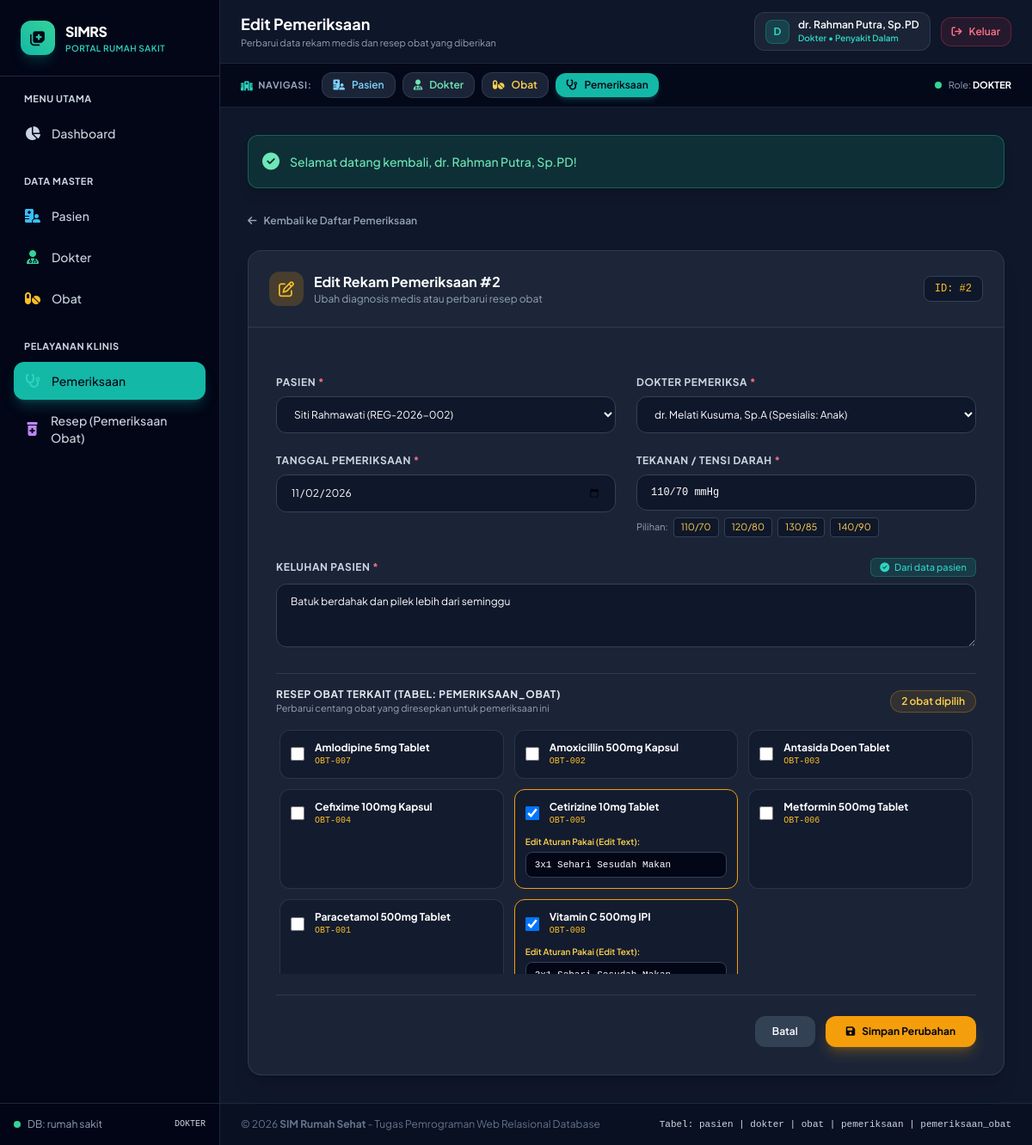
Page /tugas_obat/pemeriksaan_edit.php?id=2 (signed in) on the committed database.
### tables this page shows
CREATE TABLE `pemeriksaan` (
  `id` int(5) NOT NULL AUTO_INCREMENT,
  `id_pasien` int(5) NOT NULL,
  `id_dokter` int(5) NOT NULL,
  `tgl_periksa` date NOT NULL,
  `keluhan` varchar(255) NOT NULL,
  `tensi_darah` varchar(255) NOT NULL,
  PRIMARY KEY (`id`),
  KEY `id_pasien` (`id_pasien`),
  KEY `id_dokter` (`id_dokter`),
  CONSTRAINT `fk_pemeriksaan_pasien` FOREIGN KEY (`id_pasien`) REFERENCES `pasien` (`id`) ON DELETE CASCADE ON UPDATE CASCADE,
  CONSTRAINT `fk_pemeriksaan_dokter` FOREIGN KEY (`id_dokter`) REFERENCES `dokter` (`id`) ON DELETE CASCADE ON UPDATE CASCADE
);

CREATE TABLE `pasien` (
  `id` int(5) NOT NULL AUTO_INCREMENT,
  `no_registrasi` varchar(255) NOT NULL,
  `nama_pasien` varchar(255) NOT NULL,
  `alamat` varchar(255) NOT NULL,
  `tgl_lahir` date NOT NULL,
  `keluhan` varchar(255) NOT NULL DEFAULT '',
  `tensi_darah` varchar(255) NOT NULL DEFAULT '',
  PRIMARY KEY (`id`)
);

CREATE TABLE `dokter` (
  `id` int(5) NOT NULL AUTO_INCREMENT,
  `username` varchar(255) NOT NULL,
  `password` varchar(255) NOT NULL,
  `nama_dokter` varchar(255) NOT NULL,
  `alamat` varchar(255) NOT NULL,
  `tgl_lahir` date NOT NULL,
  `jenis` varchar(255) NOT NULL,
  `spesialis` varchar(255) NOT NULL,
  PRIMARY KEY (`id`),
  UNIQUE KEY `username` (`username`)
);

CREATE TABLE `obat` (
  `id` int(5) NOT NULL AUTO_INCREMENT,
  `kode_obat` varchar(255) NOT NULL,
  `nama_obat` varchar(255) NOT NULL,
  PRIMARY KEY (`id`),
  UNIQUE KEY `kode_obat` (`kode_obat`)
);

### tugas_obat/pemeriksaan_edit.php (the view, shortened to what this page needs)
<?php
include __DIR__ . '/header.php';
$id = (int)($_GET['id'] ?? 0);
$q = mysqli_query($koneksi, "SELECT * FROM pemeriksaan WHERE id = $id");
$periksa = mysqli_fetch_assoc($q);
$q_selected_obat = mysqli_query($koneksi, "SELECT id_id_obat, aturan_pakai FROM pemeriksaan_obat WHERE id_pemeriksaan = $id");
$selected_obat_ids = [];
$selected_obat_aturan = [];
while ($row = mysqli_fetch_assoc($q_selected_obat)) {
    $selected_obat_ids[] = $row['id_id_obat'];
    $selected_obat_aturan[$row['id_id_obat']] = $row['aturan_pakai'];
}
$pasien_list = mysqli_query($koneksi, "SELECT id, no_registrasi, nama_pasien, alamat, keluhan, tensi_darah FROM pasien ORDER BY nama_pasien ASC");
$dokter_list = mysqli_query($koneksi, "SELECT id, nama_dokter, spesialis FROM dokter ORDER BY nama_dokter ASC");
$obat_list   = mysqli_query($koneksi, "SELECT id, kode_obat, nama_obat FROM obat ORDER BY nama_obat ASC");
?>
<div class="max-w-4xl mx-auto space-y-6">
    <div>
        <a href="pemeriksaan.php" class="inline-flex items-center gap-2 text-xs font-semibold text-slate-400 hover:text-white transition-colors">
            <i class="fa-solid fa-arrow-left"></i>
            <span>Kembali ke Daftar Pemeriksaan</span>
        </a>
    </div>
    <div class="bg-slate-800/80 border border-slate-700/80 rounded-2xl shadow-xl overflow-hidden">
        <div class="p-6 border-b border-slate-700/80 bg-slate-800/50 flex items-center justify-between">
            <div class="flex items-center gap-3">
                <div class="w-10 h-10 rounded-xl bg-amber-500/20 text-amber-400 flex items-center justify-center text-lg">
                    <i class="fa-regular fa-pen-to-square"></i>
                </div>
                <div>
                    <h3 class="text-base font-bold text-white">Edit Rekam Pemeriksaan #<?= $periksa['id'] ?></h3>
                    <p class="text-xs text-slate-400">Ubah diagnosis medis atau perbarui resep obat</p>
                </div>
            </div>
            <span class="text-xs bg-slate-900 border border-slate-700 text-amber-400 px-3 py-1.5 rounded-lg font-mono">
                ID: #<?= $periksa['id'] ?>
            </span>
        </div>
        <form action="pemeriksaan_action.php?aksi=edit" method="POST" class="p-6 md:p-8 space-y-6">
            <div class="grid grid-cols-1 md:grid-cols-2 gap-6">
                <div>
                    <label class="block text-xs font-bold uppercase tracking-wider text-slate-300 mb-2">
                        Pasien <span class="text-rose-400">*</span>
                    </label>
                    <select name="id_pasien" id="id_pasien" required onchange="syncEditPasien()"
                            class="w-full px-4 py-3 bg-slate-900 border border-slate-700 rounded-xl text-white text-xs focus:ring-2 focus:ring-amber-500 focus:outline-none">
                        <?php while ($p = mysqli_fetch_assoc($pasien_list)): ?>
                            <option value="<?= $p['id'] ?>"
                                    data-keluhan="<?= htmlspecialchars($p['keluhan']) ?>"
                                    data-tensi="<?= htmlspecialchars($p['tensi_darah']) ?>"
                                    <?= ($p['id'] == $periksa['id_pasien']) ? 'selected' : '' ?>>
                                <?= htmlspecialchars($p['nama_pasien']) ?> (<?= htmlspecialchars($p['no_registrasi']) ?>)
                            </option>
                        <?php endwhile; ?>
                    </select>
                </div>
                <div>
                    <label class="block text-xs font-bold uppercase tracking-wider text-slate-300 mb-2">
                        Dokter Pemeriksa <span class="text-rose-400">*</span>
                    </label>
                    <select name="id_dokter" id="id_dokter" required
                            class="w-full px-4 py-3 bg-slate-900 border border-slate-700 rounded-xl text-white text-xs focus:ring-2 focus:ring-amber-500 focus:outline-none">
                        <?php while ($d = mysqli_fetch_assoc($dokter_list)): ?>
                            <option value="<?= $d['id'] ?>" <?= ($d['id'] == $periksa['id_dokter']) ? 'selected' : '' ?>>
                                <?= htmlspecialchars($d['nama_dokter']) ?> (Spesialis: <?= htmlspecialchars($d['spesialis']) ?>)
                            </option>
                        <?php endwhile; ?>
                    </select>
                </div>
            </div>
            <div class="grid grid-cols-1 md:grid-cols-2 gap-6">
                <div>
                    <label class="block text-xs font-bold uppercase tracking-wider text-slate-300 mb-2">
                        Tanggal Pemeriksaan <span class="text-rose-400">*</span>
                    </label>
                    <input type="date" name="tgl_periksa" value="<?= $periksa['tgl_periksa'] ?>" required
                           class="w-full px-4 py-3 bg-slate-900 border border-slate-700 rounded-xl text-white text-xs focus:ring-2 focus:ring-amber-500 focus:outline-none">
                </div>
                <div>
                    <label class="block text-xs font-bold uppercase tracking-wider text-slate-300 mb-2">
                        Tekanan / Tensi Darah <span class="text-rose-400">*</span>
                    </label>
                    <div class="space-y-2">
                        <input type="text" name="tensi_darah" id="tensi_darah" value="<?= htmlspecialchars($periksa['tensi_darah']) ?>" required
                               class="w-full px-4 py-3 bg-slate-900 border border-slate-700 rounded-xl text-white text-xs font-mono focus:ring-2 focus:ring-amber-500 focus:outline-none">
                        <div class="flex flex-wrap items-center gap-1.5 text-[11px]">
                            <span class="text-slate-400">Pilihan:</span>
                            <button type="button" onclick="setTensi('110/70 mmHg')" class="px-2 py-0.5 rounded bg-slate-900 border border-slate-700 text-amber-300 hover:border-amber-500">110/70</button>
                            <button type="button" onclick="setTensi('120/80 mmHg')" class="px-2 py-0.5 rounded bg-slate-900 border border-slate-700 text-amber-300 hover:border-amber-500">120/80</button>
                            <button type="button" onclick="setTensi('130/85 mmHg')" class="px-2 py-0.5 rounded bg-slate-900 border border-slate-700 text-amber-300 hover:border-amber-500">130/85</button>
                            <button type="button" onclick="setTensi('140/90 mmHg')" class="px-2 py-0.5 rounded bg-slate-900 border border-slate-700 text-amber-300 hover:border-amber-500">140/90</button>
                        </div>
                    </div>
                </div>
            </div>
            <div>
                <div class="flex items-center justify-between mb-2">
                    <label class="block text-xs font-bold uppercase tracking-wider text-slate-300">
                        Keluhan Pasien <span class="text-rose-400">*</span>
                    </label>
                    <span class="text-[11px] text-teal-400 font-medium bg-teal-500/15 border border-teal-500/30 px-2.5 py-0.5 rounded-md">
                        <i class="fa-solid fa-circle-check text-teal-400 mr-1"></i>
                        Dari data pasien
                    </span>
                </div>
                <textarea name="keluhan" id="keluhan" rows="3" required
                          class="w-full px-4 py-3 bg-slate-900 border border-slate-700 rounded-xl text-white text-xs focus:ring-2 focus:ring-amber-500 focus:outline-none"><?= htmlspecialchars($periksa['keluhan']) ?></textarea>
            </div>
            <div class="pt-4 border-t border-slate-700/80">
                <div class="flex items-center justify-between mb-3">
                    <div>
                        <label class="block text-xs font-bold uppercase tracking-wider text-slate-200">
                            Resep Obat Terkait (Tabel: pemeriksaan_obat)
                        </label>
                        <p class="text-[11px] text-slate-400">Perbarui centang obat yang diresepkan untuk pemeriksaan ini</p>
                    </div>
                    <span id="counterObat" class="text-xs bg-amber-500/10 text-amber-300 border border-amber-500/30 px-3 py-1 rounded-full font-semibold">
                        <?= count($selected_obat_ids) ?> obat dipilih
                    </span>
                </div>
                <div class="grid grid-cols-1 sm:grid-cols-2 md:grid-cols-3 gap-3 max-h-72 overflow-y-auto p-1">
                    <?php while ($ob = mysqli_fetch_assoc($obat_list)):
                        $isChecked = in_array($ob['id'], $selected_obat_ids);
                        $aturanVal = $selected_obat_aturan[$ob['id']] ?? '3x1 Sehari Sesudah Makan';
                    ?>
                        <div class="p-3 rounded-xl bg-slate-900/60 hover:bg-slate-900 border <?= $isChecked ? 'border-amber-500 bg-amber-500/5' : 'border-slate-700/70' ?> transition-all">
                            <label class="flex items-center gap-3 cursor-pointer select-none">
                                <input type="checkbox" name="obat_ids[]" value="<?= $ob['id'] ?>" <?= $isChecked ? 'checked' : '' ?> onchange="toggleObatAturan(this); updateCounter()"
                                       class="w-4 h-4 rounded text-amber-500 bg-slate-800 border-slate-600 focus:ring-amber-400 focus:ring-offset-slate-900">
                                <div class="min-w-0 flex-1">
                                    <div class="text-xs font-bold text-white truncate"><?= htmlspecialchars($ob['nama_obat']) ?></div>
                                    <div class="text-[10px] text-amber-400 font-mono"><?= htmlspecialchars($ob['kode_obat']) ?></div>
                                </div>
                            </label>
                            <div class="mt-2.5 <?= $isChecked ? '' : 'hidden' ?> obat-aturan-box" id="aturan_box_<?= $ob['id'] ?>">
                                <label class="block text-[10px] font-semibold text-amber-300 mb-1">Edit Aturan Pakai (Edit Text):</label>
                                <input type="text" name="aturan_pakai[<?= $ob['id'] ?>]" value="<?= htmlspecialchars($aturanVal) ?>" placeholder="Contoh: 3x1 sehari sesudah makan"
                                       class="w-full px-2.5 py-1.5 bg-slate-950 border border-slate-700 focus:border-amber-500 rounded-lg text-white font-mono text-[11px] focus:ring-1 focus:ring-amber-400 focus:outline-none">
                            </div>
                        </div>
                    <?php endwhile; ?>
                </div>
            </div>
            <div class="pt-6 border-t border-slate-700/80 flex items-center justify-end gap-3">
                <a href="pemeriksaan.php"
                   class="px-5 py-2.5 rounded-xl bg-slate-700 hover:bg-slate-600 text-white text-xs font-semibold">
                    Batal
                </a>
                <button type="submit"
                        class="px-6 py-2.5 rounded-xl bg-amber-500 hover:bg-amber-600 text-slate-950 font-bold text-xs shadow-lg shadow-amber-500/25 flex items-center gap-2">
                    <i class="fa-solid fa-save"></i>
                    <span>Simpan Perubahan</span>
                </button>
            </div>
        </form>
    </div>
</div>
<?php include __DIR__ . '/footer.php'; ?>

### tugas_obat/header.php (style rules this page uses)
body { font-family: 'Plus Jakarta Sans', sans-serif; }

### rows in the picture
pemeriksaan: id "2", id_pasien "Siti Rahmawati (REG-2026-002)", id_dokter "dr. Melati Kusuma, Sp.A (Spesialis: Anak)", tgl_periksa "11/02/2026", tensi_darah "110/70 mmHg", keluhan "Batuk berdahak dan pilek lebih dari seminggu"
obat: nama_obat "Amlodipine 5mg Tablet", kode_obat "OBT-007"
obat: nama_obat "Amoxicillin 500mg Kapsul", kode_obat "OBT-002"
obat: nama_obat "Antasida Doen Tablet", kode_obat "OBT-003"
obat: nama_obat "Cefixime 100mg Kapsul", kode_obat "OBT-004"
obat: id "☑", nama_obat "Cetirizine 10mg Tablet", kode_obat "OBT-005", id "3x1 Sehari Sesudah Makan"
obat: nama_obat "Metformin 500mg Tablet", kode_obat "OBT-006"
obat: nama_obat "Paracetamol 500mg Tablet", kode_obat "OBT-001"
obat: id "☑", nama_obat "Vitamin C 500mg IPI", kode_obat "OBT-008", id "3x1 Sehari Sesudah Makan"

### other values in the picture
$user['role'] "DOKTER"
$page_title "Edit Pemeriksaan"
$page_subtitle "Perbarui data rekam medis dan resep obat yang diberikan"
substr($user['nama_user'], 0, 1) "D"
$user['nama_user'] "dr. Rahman Putra, Sp.PD"
$role_label "Dokter"
$user['spesialis'] "Penyakit Dalam"
$flash['message'] "Selamat datang kembali, dr. Rahman Putra, Sp.PD!"
count($selected_obat_ids) "2"
